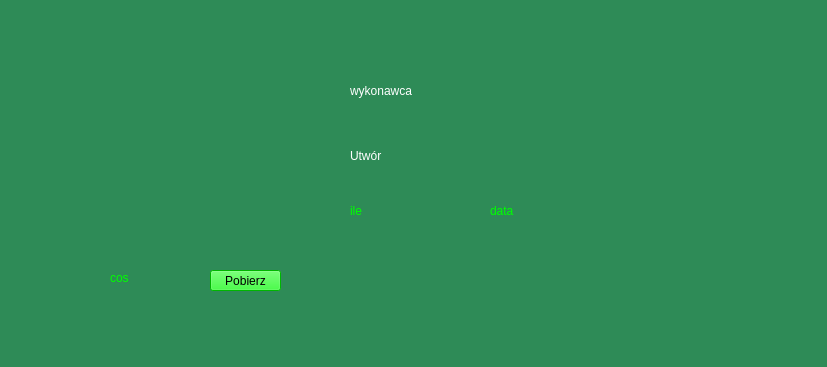
<?xml version="1.0" encoding="UTF-8"?>
<ui version="4.0">
 <class>MainWindow</class>
 <widget class="QMainWindow" name="MainWindow">
  <property name="geometry">
   <rect>
    <x>0</x>
    <y>0</y>
    <width>827</width>
    <height>367</height>
   </rect>
  </property>
  <property name="windowTitle">
   <string>MainWindow</string>
  </property>
  <property name="styleSheet">
   <string notr="true">background-color: rgb(46, 139, 87);</string>
  </property>
  <widget class="QWidget" name="centralwidget">
   <widget class="QLabel" name="label">
    <property name="geometry">
     <rect>
      <x>160</x>
      <y>80</y>
      <width>171</width>
      <height>161</height>
     </rect>
    </property>
    <property name="text">
     <string/>
    </property>
    <property name="pixmap">
     <pixmap>../../Downloads/obraz.png</pixmap>
    </property>
    <property name="scaledContents">
     <bool>true</bool>
    </property>
   </widget>
   <widget class="QLabel" name="label_2">
    <property name="geometry">
     <rect>
      <x>690</x>
      <y>150</y>
      <width>85</width>
      <height>70</height>
     </rect>
    </property>
    <property name="text">
     <string/>
    </property>
    <property name="pixmap">
     <pixmap>../../Downloads/obraz2.png</pixmap>
    </property>
    <property name="scaledContents">
     <bool>true</bool>
    </property>
   </widget>
   <widget class="QLabel" name="label_3">
    <property name="geometry">
     <rect>
      <x>50</x>
      <y>150</y>
      <width>85</width>
      <height>70</height>
     </rect>
    </property>
    <property name="minimumSize">
     <size>
      <width>47</width>
      <height>0</height>
     </size>
    </property>
    <property name="text">
     <string/>
    </property>
    <property name="pixmap">
     <pixmap>../../Downloads/obraz3.png</pixmap>
    </property>
    <property name="scaledContents">
     <bool>true</bool>
    </property>
   </widget>
   <widget class="QLabel" name="label_4">
    <property name="geometry">
     <rect>
      <x>350</x>
      <y>60</y>
      <width>221</width>
      <height>61</height>
     </rect>
    </property>
    <property name="styleSheet">
     <string notr="true">color: rgb(255, 255, 255);
font: 75 26pt &quot;MS Shell Dlg 2&quot;;</string>
    </property>
    <property name="text">
     <string>wykonawca</string>
    </property>
   </widget>
   <widget class="QPushButton" name="pushButton">
    <property name="geometry">
     <rect>
      <x>210</x>
      <y>270</y>
      <width>71</width>
      <height>21</height>
     </rect>
    </property>
    <property name="styleSheet">
     <string notr="true">color: rgb(0, 0, 0);
background-color: rgb(0, 255, 0);
font: 75 8pt &quot;MS Shell Dlg 2&quot;;</string>
    </property>
    <property name="text">
     <string>Pobierz</string>
    </property>
   </widget>
   <widget class="QLabel" name="label_5">
    <property name="geometry">
     <rect>
      <x>350</x>
      <y>140</y>
      <width>121</width>
      <height>31</height>
     </rect>
    </property>
    <property name="styleSheet">
     <string notr="true">font: 8pt &quot;MS Shell Dlg 2&quot;;
font: 18pt &quot;MS Shell Dlg 2&quot;;
color: rgb(255, 255, 255);</string>
    </property>
    <property name="text">
     <string>Utwór</string>
    </property>
   </widget>
   <widget class="QLabel" name="label_6">
    <property name="geometry">
     <rect>
      <x>350</x>
      <y>200</y>
      <width>61</width>
      <height>21</height>
     </rect>
    </property>
    <property name="styleSheet">
     <string notr="true">color: rgb(0, 255, 0);
font: 11pt &quot;MS Shell Dlg 2&quot;;</string>
    </property>
    <property name="text">
     <string>ile</string>
    </property>
   </widget>
   <widget class="QLabel" name="label_7">
    <property name="geometry">
     <rect>
      <x>490</x>
      <y>200</y>
      <width>71</width>
      <height>21</height>
     </rect>
    </property>
    <property name="styleSheet">
     <string notr="true">color: rgb(0, 255, 0);
font: 10pt &quot;MS Shell Dlg 2&quot;;</string>
    </property>
    <property name="text">
     <string>data</string>
    </property>
   </widget>
   <widget class="QLabel" name="label_8">
    <property name="geometry">
     <rect>
      <x>110</x>
      <y>270</y>
      <width>61</width>
      <height>16</height>
     </rect>
    </property>
    <property name="styleSheet">
     <string notr="true">color: rgb(0, 255, 0);</string>
    </property>
    <property name="text">
     <string>cos</string>
    </property>
   </widget>
  </widget>
  <widget class="QMenuBar" name="menubar">
   <property name="geometry">
    <rect>
     <x>0</x>
     <y>0</y>
     <width>827</width>
     <height>21</height>
    </rect>
   </property>
  </widget>
  <widget class="QStatusBar" name="statusbar"/>
 </widget>
 <resources/>
 <connections/>
</ui>
